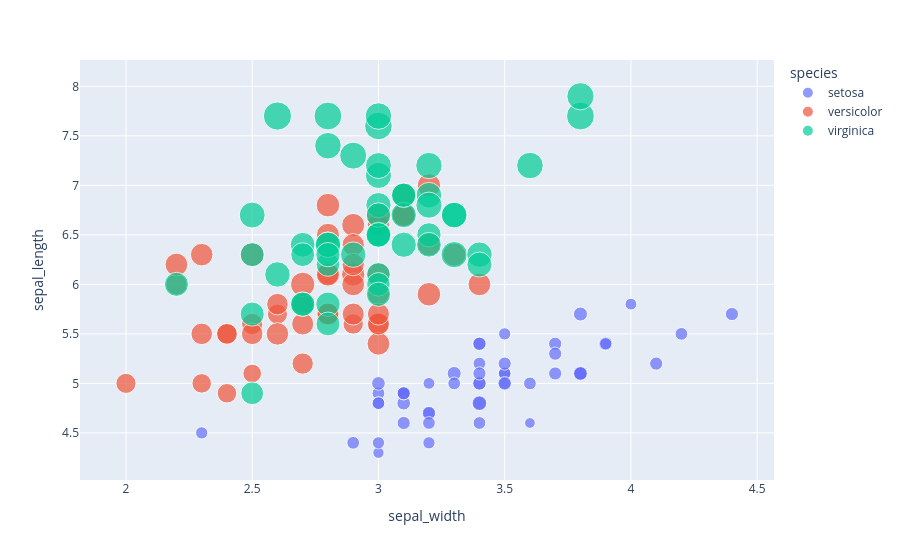

The notebook cell this image was saved under:
### Markdown cell above
## Scatter Plots

### Code cell
df_iris = px.data.iris()
px.scatter(df_iris, 
           x = 'sepal_width', 
           y = 'sepal_length', 
           color = 'species',
           size = 'petal_length',
           hover_data = ['petal_width'])

### Figure 1 — Plotly figure (JSON) as saved in the notebook; plotly's stock layout.template omitted (floating-point values rounded to 4 significant figures)
{"data": [{"customdata": [[0.2], [0.2], [0.2], [0.2], [0.2], [0.4], [0.3], [0.2], [0.2], [0.1], [0.2], [0.2], [0.1], [0.1], [0.2], [0.4], [0.4], [0.3], [0.3], [0.3], [0.2], [0.4], [0.2], [0.5], [0.2], [0.2], [0.4], [0.2], [0.2], [0.2], [0.2], [0.4], [0.1], [0.2], [0.1], [0.2], [0.2], [0.1], [0.2], [0.2], [0.3], [0.3], [0.2], [0.6], [0.4], [0.3], [0.2], [0.2], [0.2], [0.2]], "hovertemplate": "species=setosa<br>sepal_width=%{x}<br>sepal_length=%{y}<br>petal_length=%{marker.size}<br>petal_width=%{customdata[0]}<extra></extra>", "legendgroup": "setosa", "marker": {"color": "#636efa", "size": [1.4, 1.4, 1.3, 1.5, 1.4, 1.7, 1.4, 1.5, 1.4, 1.5, 1.5, 1.6, 1.4, 1.1, 1.2, 1.5, 1.3, 1.4, 1.7, 1.5, 1.7, 1.5, 1.0, 1.7, 1.9, 1.6, 1.6, 1.5, 1.4, 1.6, 1.6, 1.5, 1.5, 1.4, 1.5, 1.2, 1.3, 1.5, 1.3, 1.5, 1.3, 1.3, 1.3, 1.6, 1.9, 1.4, 1.6, 1.4, 1.5, 1.4], "sizemode": "area", "sizeref": 0.01725, "symbol": "circle"}, "mode": "markers", "name": "setosa", "orientation": "v", "showlegend": true, "type": "scatter", "x": [3.5, 3.0, 3.2, 3.1, 3.6, 3.9, 3.4, 3.4, 2.9, 3.1, 3.7, 3.4, 3.0, 3.0, 4.0, 4.4, 3.9, 3.5, 3.8, 3.8, 3.4, 3.7, 3.6, 3.3, 3.4, 3.0, 3.4, 3.5, 3.4, 3.2, 3.1, 3.4, 4.1, 4.2, 3.1, 3.2, 3.5, 3.1, 3.0, 3.4, 3.5, 2.3, 3.2, 3.5, 3.8, 3.0, 3.8, 3.2, 3.7, 3.3], "xaxis": "x", "y": [5.1, 4.9, 4.7, 4.6, 5.0, 5.4, 4.6, 5.0, 4.4, 4.9, 5.4, 4.8, 4.8, 4.3, 5.8, 5.7, 5.4, 5.1, 5.7, 5.1, 5.4, 5.1, 4.6, 5.1, 4.8, 5.0, 5.0, 5.2, 5.2, 4.7, 4.8, 5.4, 5.2, 5.5, 4.9, 5.0, 5.5, 4.9, 4.4, 5.1, 5.0, 4.5, 4.4, 5.0, 5.1, 4.8, 5.1, 4.6, 5.3, 5.0], "yaxis": "y"}, {"customdata": [[1.4], [1.5], [1.5], [1.3], [1.5], [1.3], [1.6], [1.0], [1.3], [1.4], [1.0], [1.5], [1.0], [1.4], [1.3], [1.4], [1.5], [1.0], [1.5], [1.1], [1.8], [1.3], [1.5], [1.2], [1.3], [1.4], [1.4], [1.7], [1.5], [1.0], [1.1], [1.0], [1.2], [1.6], [1.5], [1.6], [1.5], [1.3], [1.3], [1.3], [1.2], [1.4], [1.2], [1.0], [1.3], [1.2], [1.3], [1.3], [1.1], [1.3]], "hovertemplate": "species=versicolor<br>sepal_width=%{x}<br>sepal_length=%{y}<br>petal_length=%{marker.size}<br>petal_width=%{customdata[0]}<extra></extra>", "legendgroup": "versicolor", "marker": {"color": "#EF553B", "size": [4.7, 4.5, 4.9, 4.0, 4.6, 4.5, 4.7, 3.3, 4.6, 3.9, 3.5, 4.2, 4.0, 4.7, 3.6, 4.4, 4.5, 4.1, 4.5, 3.9, 4.8, 4.0, 4.9, 4.7, 4.3, 4.4, 4.8, 5.0, 4.5, 3.5, 3.8, 3.7, 3.9, 5.1, 4.5, 4.5, 4.7, 4.4, 4.1, 4.0, 4.4, 4.6, 4.0, 3.3, 4.2, 4.2, 4.2, 4.3, 3.0, 4.1], "sizemode": "area", "sizeref": 0.01725, "symbol": "circle"}, "mode": "markers", "name": "versicolor", "orientation": "v", "showlegend": true, "type": "scatter", "x": [3.2, 3.2, 3.1, 2.3, 2.8, 2.8, 3.3, 2.4, 2.9, 2.7, 2.0, 3.0, 2.2, 2.9, 2.9, 3.1, 3.0, 2.7, 2.2, 2.5, 3.2, 2.8, 2.5, 2.8, 2.9, 3.0, 2.8, 3.0, 2.9, 2.6, 2.4, 2.4, 2.7, 2.7, 3.0, 3.4, 3.1, 2.3, 3.0, 2.5, 2.6, 3.0, 2.6, 2.3, 2.7, 3.0, 2.9, 2.9, 2.5, 2.8], "xaxis": "x", "y": [7.0, 6.4, 6.9, 5.5, 6.5, 5.7, 6.3, 4.9, 6.6, 5.2, 5.0, 5.9, 6.0, 6.1, 5.6, 6.7, 5.6, 5.8, 6.2, 5.6, 5.9, 6.1, 6.3, 6.1, 6.4, 6.6, 6.8, 6.7, 6.0, 5.7, 5.5, 5.5, 5.8, 6.0, 5.4, 6.0, 6.7, 6.3, 5.6, 5.5, 5.5, 6.1, 5.8, 5.0, 5.6, 5.7, 5.7, 6.2, 5.1, 5.7], "yaxis": "y"}, {"customdata": [[2.5], [1.9], [2.1], [1.8], [2.2], [2.1], [1.7], [1.8], [1.8], [2.5], [2.0], [1.9], [2.1], [2.0], [2.4], [2.3], [1.8], [2.2], [2.3], [1.5], [2.3], [2.0], [2.0], [1.8], [2.1], [1.8], [1.8], [1.8], [2.1], [1.6], [1.9], [2.0], [2.2], [1.5], [1.4], [2.3], [2.4], [1.8], [1.8], [2.1], [2.4], [2.3], [1.9], [2.3], [2.5], [2.3], [1.9], [2.0], [2.3], [1.8]], "hovertemplate": "species=virginica<br>sepal_width=%{x}<br>sepal_length=%{y}<br>petal_length=%{marker.size}<br>petal_width=%{customdata[0]}<extra></extra>", "legendgroup": "virginica", "marker": {"color": "#00cc96", "size": [6.0, 5.1, 5.9, 5.6, 5.8, 6.6, 4.5, 6.3, 5.8, 6.1, 5.1, 5.3, 5.5, 5.0, 5.1, 5.3, 5.5, 6.7, 6.9, 5.0, 5.7, 4.9, 6.7, 4.9, 5.7, 6.0, 4.8, 4.9, 5.6, 5.8, 6.1, 6.4, 5.6, 5.1, 5.6, 6.1, 5.6, 5.5, 4.8, 5.4, 5.6, 5.1, 5.1, 5.9, 5.7, 5.2, 5.0, 5.2, 5.4, 5.1], "sizemode": "area", "sizeref": 0.01725, "symbol": "circle"}, "mode": "markers", "name": "virginica", "orientation": "v", "showlegend": true, "type": "scatter", "x": [3.3, 2.7, 3.0, 2.9, 3.0, 3.0, 2.5, 2.9, 2.5, 3.6, 3.2, 2.7, 3.0, 2.5, 2.8, 3.2, 3.0, 3.8, 2.6, 2.2, 3.2, 2.8, 2.8, 2.7, 3.3, 3.2, 2.8, 3.0, 2.8, 3.0, 2.8, 3.8, 2.8, 2.8, 2.6, 3.0, 3.4, 3.1, 3.0, 3.1, 3.1, 3.1, 2.7, 3.2, 3.3, 3.0, 2.5, 3.0, 3.4, 3.0], "xaxis": "x", "y": [6.3, 5.8, 7.1, 6.3, 6.5, 7.6, 4.9, 7.3, 6.7, 7.2, 6.5, 6.4, 6.8, 5.7, 5.8, 6.4, 6.5, 7.7, 7.7, 6.0, 6.9, 5.6, 7.7, 6.3, 6.7, 7.2, 6.2, 6.1, 6.4, 7.2, 7.4, 7.9, 6.4, 6.3, 6.1, 7.7, 6.3, 6.4, 6.0, 6.9, 6.7, 6.9, 5.8, 6.8, 6.7, 6.7, 6.3, 6.5, 6.2, 5.9], "yaxis": "y"}], "layout": {"legend": {"itemsizing": "constant", "title": {"text": "species"}, "tracegroupgap": 0}, "margin": {"t": 60}, "xaxis": {"anchor": "y", "domain": [0, 1], "title": {"text": "sepal_width"}}, "yaxis": {"anchor": "x", "domain": [0, 1], "title": {"text": "sepal_length"}}}}
